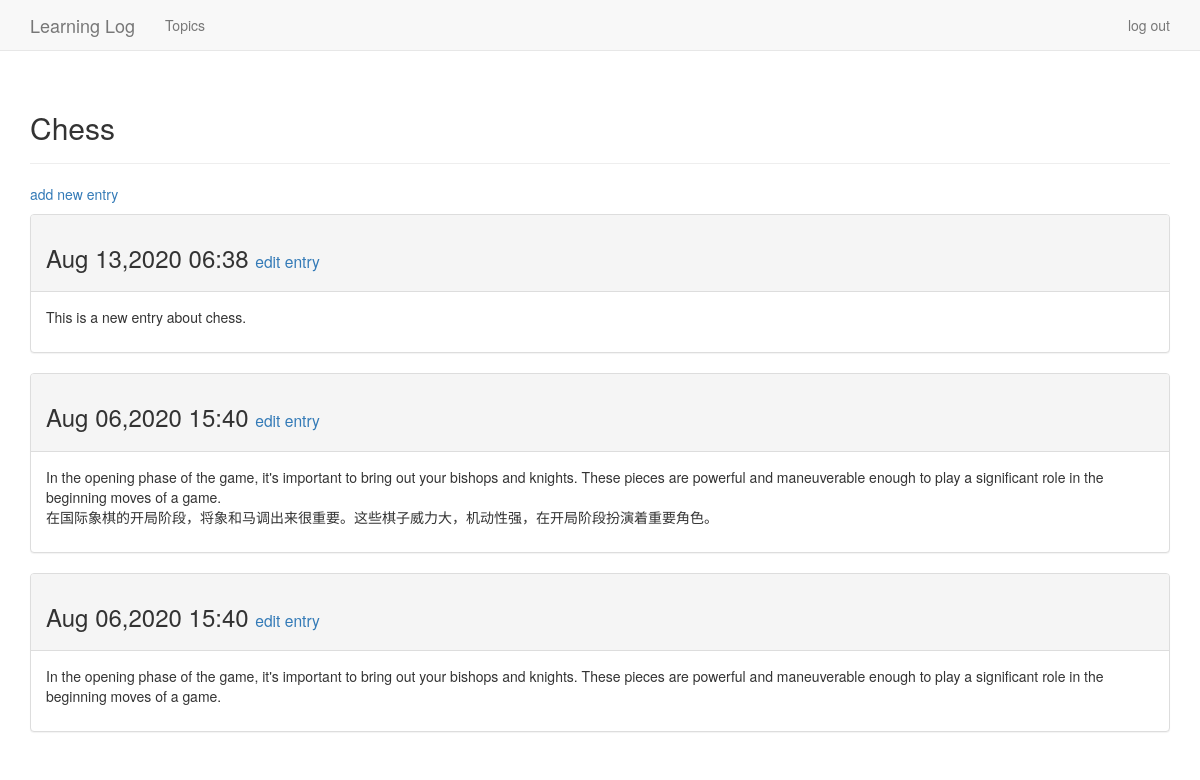
Page /topics/1/ (signed in) on the earlier database version.
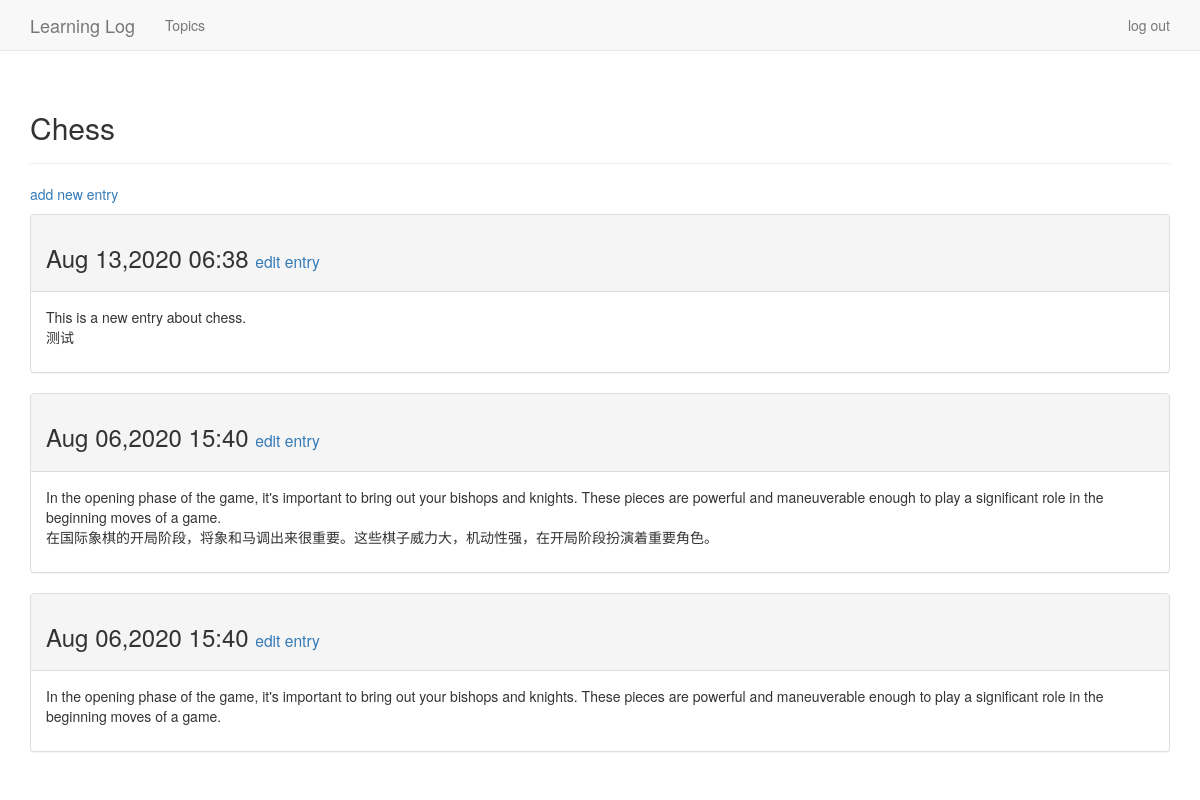
Same page on the later database version.
### learning_logs/models.py (models this page shows, shortened)
class Topic(models.Model):
    text = models.CharField(max_length=200)                  #需要存储少量的文本，如名称、标题或城市时，可使用CharField
    date_added = models.DateTimeField(auto_now_add=True)     #DateTimeField ——记录日期和时间的数据
    owner = models.ForeignKey(User,on_delete=models.CASCADE)
    def __str__(self):
        return self.text

class Entry(models.Model):
    topic = models.ForeignKey(Topic,on_delete=models.CASCADE)
    text = models.TextField()
    date_added = models.DateTimeField(auto_now_add=True)   #时间戳
    class Meta:
        verbose_name_plural = 'entries'

### learning_logs/views.py (the view)
# urls.py: re_path(r'^topics/(?P<topic_id>\d+)/$',views.topic,name='topic'),
@login_required
def topic(request,topic_id):
    topic = Topic.objects.get(id=topic_id)
    if topic.owner != request.user:
        raise Http404
    entries = topic.entry_set.order_by('-date_added')
    context = {'topic':topic,'entries':entries}
    return render(request,'learning_logs/topic.html',context)

### learning_logs/templates/learning_logs/topic.html
{% extends 'learning_logs/base.html' %}
{% block header %}
    <h2>{{ topic }}</h2>
{% endblock header %}
{% block content %}
    <p>
        <a href="{% url 'learning_logs:new_entry' topic.id %}">add new entry</a>
    </p>
    {% for entry in entries %}
        <div class="panel panel-default">
            <div class="panel-heading">
                <h3>
                    {{ entry.date_added|date:'M d,Y H:i' }}
                    <small>
                        <a href="{% url 'learning_logs:edit_entry' entry.id %}">edit entry</a>
                    </small>
                </h3>
            </div>
            <div class="panel-body">
                {{ entry.text|linebreaks }}
            </div>
        </div>
    {% empty %}
        There are no entries for this topic yet.
    {% endfor %}
{% endblock content %}

### learning_logs/templates/learning_logs/base.html (shortened to what this page needs)
{% load bootstrap3 %}
<!DOCTYPE html>
<html lang="en">
    <head>
        {% bootstrap_css %}
    </head>
    <body>
        <nav class="navbar navbar-default navbar-static-top">
            <div class="container">
                <div class="navbar-header">
                    <a class="navbar-brand" href="{% url 'learning_logs:index' %}">Learning Log</a>
                </div>
                <div id="navbar" class="navbar-collapse collapse">
                    <ul class="nav navbar-nav">
                        <li><a href="{% url 'learning_logs:topics' %}">Topics</a></li>
                    </ul>
                    <ul class="nav navbar-nav navbar-right">
                        {% if user.is_authenticated %}
                            <li><a Hello, {{ user.username }}.></a></li>
                            <li><a href="{% url 'users:logout' %}">log out</a></li>
                        {% else %}
                            <li><a href="{% url 'users:register' %}">register</a></li>
                            <li><a href="{% url 'users:login' %}">log in</a></li>
                        {% endif %}
                    </ul>
                </div>
            </div>
        </nav>
        <div class="container">
            <div class="page-header">
                {% block header %}{% endblock header %}
            </div>
            <div>
                {% block content %}{% endblock content %}
            </div>
        </div>
    </body>
</html>

Differences in the rows shown:
changed Entry: text "This is a new entry about chess." → "This is a new entry about chess. 测试"
